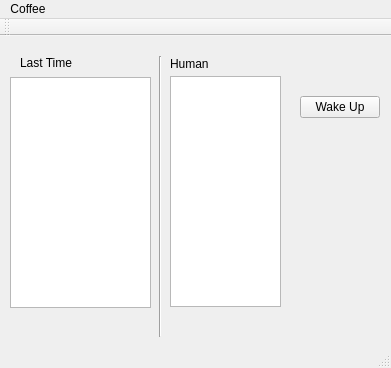
<?xml version="1.0" encoding="UTF-8"?>
<ui version="4.0">
 <class>MainWindow</class>
 <widget class="QMainWindow" name="MainWindow">
  <property name="geometry">
   <rect>
    <x>0</x>
    <y>0</y>
    <width>391</width>
    <height>368</height>
   </rect>
  </property>
  <property name="windowTitle">
   <string>MainWindow</string>
  </property>
  <widget class="QWidget" name="centralWidget">
   <widget class="QPushButton" name="addCoffee">
    <property name="geometry">
     <rect>
      <x>300</x>
      <y>60</y>
      <width>80</width>
      <height>22</height>
     </rect>
    </property>
    <property name="text">
     <string>Wake Up</string>
    </property>
   </widget>
   <widget class="QLabel" name="label">
    <property name="geometry">
     <rect>
      <x>20</x>
      <y>20</y>
      <width>59</width>
      <height>14</height>
     </rect>
    </property>
    <property name="text">
     <string>Last Time</string>
    </property>
   </widget>
   <widget class="QLabel" name="label_3">
    <property name="geometry">
     <rect>
      <x>170</x>
      <y>20</y>
      <width>51</width>
      <height>16</height>
     </rect>
    </property>
    <property name="text">
     <string>Human</string>
    </property>
   </widget>
   <widget class="QTextBrowser" name="dateList">
    <property name="geometry">
     <rect>
      <x>10</x>
      <y>41</y>
      <width>141</width>
      <height>231</height>
     </rect>
    </property>
   </widget>
   <widget class="Line" name="line">
    <property name="geometry">
     <rect>
      <x>150</x>
      <y>20</y>
      <width>20</width>
      <height>281</height>
     </rect>
    </property>
    <property name="orientation">
     <enum>Qt::Vertical</enum>
    </property>
   </widget>
   <widget class="QTextBrowser" name="humanList">
    <property name="geometry">
     <rect>
      <x>170</x>
      <y>40</y>
      <width>111</width>
      <height>231</height>
     </rect>
    </property>
   </widget>
  </widget>
  <widget class="QMenuBar" name="menuBar">
   <property name="geometry">
    <rect>
     <x>0</x>
     <y>0</y>
     <width>391</width>
     <height>19</height>
    </rect>
   </property>
   <widget class="QMenu" name="menuCoffee">
    <property name="title">
     <string>Coffee</string>
    </property>
   </widget>
   <addaction name="menuCoffee"/>
  </widget>
  <widget class="QToolBar" name="mainToolBar">
   <attribute name="toolBarArea">
    <enum>TopToolBarArea</enum>
   </attribute>
   <attribute name="toolBarBreak">
    <bool>false</bool>
   </attribute>
  </widget>
  <widget class="QStatusBar" name="statusBar"/>
 </widget>
 <layoutdefault spacing="6" margin="11"/>
 <resources/>
 <connections/>
</ui>
